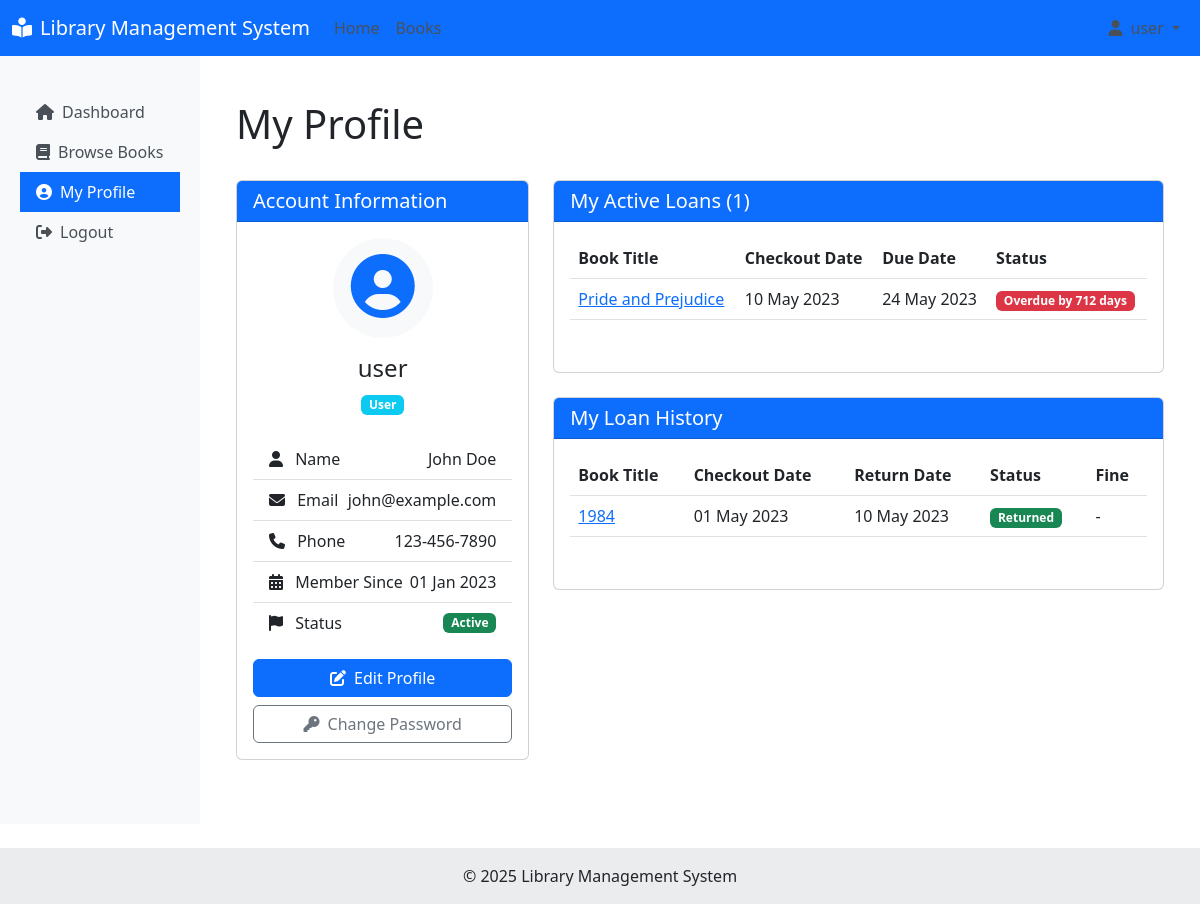
Screenshot of /profile.php (signed in) with the database file from the repository.
### tables this page shows
CREATE TABLE members (
    id INT AUTO_INCREMENT PRIMARY KEY,
    first_name VARCHAR(50) NOT NULL,
    last_name VARCHAR(50) NOT NULL,
    email VARCHAR(100) NOT NULL UNIQUE,
    phone VARCHAR(20),
    address TEXT,
    membership_date DATE NOT NULL,
    membership_status ENUM('active', 'expired', 'suspended') DEFAULT 'active',
    user_id INT,
    created_at TIMESTAMP DEFAULT CURRENT_TIMESTAMP,
    FOREIGN KEY (user_id) REFERENCES users(id) ON DELETE SET NULL
);

CREATE TABLE loan_history (
    id INT AUTO_INCREMENT PRIMARY KEY,
    book_id INT NOT NULL,
    member_id INT NOT NULL,
    checkout_date DATE NOT NULL,
    due_date DATE NOT NULL,
    return_date DATE,
    status ENUM('checked_out', 'returned', 'overdue') DEFAULT 'checked_out',
    fine DECIMAL(10, 2) DEFAULT 0.00,
    created_at TIMESTAMP DEFAULT CURRENT_TIMESTAMP,
    FOREIGN KEY (book_id) REFERENCES books(id) ON DELETE CASCADE,
    FOREIGN KEY (member_id) REFERENCES members(id) ON DELETE CASCADE
);

CREATE TABLE books (
    id INT AUTO_INCREMENT PRIMARY KEY,
    isbn VARCHAR(20) NOT NULL UNIQUE,
    title VARCHAR(255) NOT NULL,
    author VARCHAR(100) NOT NULL,
    category VARCHAR(50),
    publication_year INT,
    publisher VARCHAR(100),
    total_copies INT NOT NULL DEFAULT 1,
    available_copies INT NOT NULL DEFAULT 1,
    created_at TIMESTAMP DEFAULT CURRENT_TIMESTAMP
);

### includes/auth.php (called while the page is built, shortened)
<?php
class Auth {
    public function getCurrentUserId() {
        return isset($_SESSION['user_id']) ? $_SESSION['user_id'] : null;
    }
}

### models/Member.php (called while the page is built, shortened)
<?php
class Member {
    private $conn;
    private $table_name = "members";
    public function __construct($db) {
        $this->conn = $db;
    }
    public function getByUserId($user_id) {
        $query = "SELECT * FROM " . $this->table_name . " WHERE user_id = ? LIMIT 1";
        $stmt = $this->conn->prepare($query);
        $stmt->bindParam(1, $user_id);
        $stmt->execute();
        $row = $stmt->fetch(PDO::FETCH_ASSOC);
        if ($row) {
            $this->id = $row['id'];
            $this->first_name = $row['first_name'];
            $this->last_name = $row['last_name'];
            $this->email = $row['email'];
            $this->phone = $row['phone'];
            $this->membership_date = $row['membership_date'];
            $this->membership_status = $row['membership_status'];
            return true;
        }
        return false;
    }
}

### models/Loan.php (called while the page is built, shortened)
<?php
class Loan {
    private $conn;
    private $table_name = "loan_history";
    public function __construct($db) {
        $this->conn = $db;
    }
    public function getMemberActiveLoans($member_id) {
        $query = "SELECT l.*, b.title as book_title
                  FROM " . $this->table_name . " l
                  LEFT JOIN books b ON l.book_id = b.id
                  WHERE l.member_id = ? AND l.status = 'checked_out'
                  ORDER BY l.due_date ASC";
        $stmt = $this->conn->prepare($query);
        $stmt->bindParam(1, $member_id);
        $stmt->execute();
        return $stmt;
    }
    public function getMemberLoanHistory($member_id) {
        $query = "SELECT l.*, b.title as book_title
                  FROM " . $this->table_name . " l
                  LEFT JOIN books b ON l.book_id = b.id
                  WHERE l.member_id = ?
                  ORDER BY l.checkout_date DESC";
        $stmt = $this->conn->prepare($query);
        $stmt->bindParam(1, $member_id);
        $stmt->execute();
        return $stmt;
    }
}

### profile.php (the view, shortened to what this page needs)
<?php
include_once 'includes/header.php';
require_once 'models/Member.php';
require_once 'models/Loan.php';
$database = new Database();
$db = $database->getConnection();
$member = new Member($db);
$has_member_profile = $member->getByUserId($auth->getCurrentUserId());
$active_loans = [];
$loan_history = [];
if ($has_member_profile) {
    $loan = new Loan($db);
    $active_loans_stmt = $loan->getMemberActiveLoans($member->id);
    $active_loans = $active_loans_stmt->fetchAll(PDO::FETCH_ASSOC);
    $loan_history_stmt = $loan->getMemberLoanHistory($member->id);
    $loan_history = $loan_history_stmt->fetchAll(PDO::FETCH_ASSOC);
}
?>
<div class="container mt-4">
    <div class="d-flex justify-content-between align-items-center mb-4">
        <h1>My Profile</h1>
    </div>
    <div class="row">
        <div class="col-md-4 mb-4">
            <div class="card">
                <div class="card-header bg-primary text-white">
                    <h5 class="mb-0">Account Information</h5>
                </div>
                <div class="card-body">
                    <div class="text-center mb-4">
                        <div class="avatar bg-light p-3 rounded-circle mx-auto mb-3" style="width: 100px; height: 100px;">
                            <i class="fas fa-user-circle fa-4x text-primary"></i>
                        </div>
                        <h4><?php echo $_SESSION['username']; ?></h4>
                        <span class="badge bg-info"><?php echo ucfirst($_SESSION['role']); ?></span>
                    </div>
                    <?php if ($has_member_profile): ?>
                    <ul class="list-group list-group-flush">
                        <li class="list-group-item d-flex justify-content-between align-items-center">
                            <span><i class="fas fa-user me-2"></i> Name</span>
                            <span><?php echo htmlspecialchars($member->first_name . ' ' . $member->last_name); ?></span>
                        </li>
                        <li class="list-group-item d-flex justify-content-between align-items-center">
                            <span><i class="fas fa-envelope me-2"></i> Email</span>
                            <span><?php echo htmlspecialchars($member->email); ?></span>
                        </li>
                        <li class="list-group-item d-flex justify-content-between align-items-center">
                            <span><i class="fas fa-phone me-2"></i> Phone</span>
                            <span><?php echo htmlspecialchars($member->phone); ?></span>
                        </li>
                        <li class="list-group-item d-flex justify-content-between align-items-center">
                            <span><i class="fas fa-calendar-alt me-2"></i> Member Since</span>
                            <span><?php echo date('d M Y', strtotime($member->membership_date)); ?></span>
                        </li>
                        <li class="list-group-item d-flex justify-content-between align-items-center">
                            <span><i class="fas fa-flag me-2"></i> Status</span>
                            <span class="badge bg-success"><?php echo ucfirst($member->membership_status); ?></span>
                        </li>
                    </ul>
                    <?php else: ?>
                    <div class="alert alert-warning">
                        <p>You don't have a member profile associated with your account. Please contact a librarian to set up your membership.</p>
                    </div>
                    <?php endif; ?>
                    <div class="d-grid gap-2 mt-3">
                        <button class="btn btn-primary" type="button" data-bs-toggle="collapse" data-bs-target="#editProfileForm">
                            <i class="fas fa-edit me-2"></i>Edit Profile
                        </button>
                        <button class="btn btn-outline-secondary" type="button" data-bs-toggle="collapse" data-bs-target="#changePasswordForm">
                            <i class="fas fa-key me-2"></i>Change Password
                        </button>
                    </div>
                </div>
            </div>
        </div>
        <div class="col-md-8">
            <?php if ($has_member_profile): ?>
            <div class="card mb-4">
                <div class="card-header bg-primary text-white">
                    <h5 class="mb-0">My Active Loans (<?php echo count($active_loans); ?>)</h5>
                </div>
                <div class="card-body">
                    <?php if (count($active_loans) > 0): ?>
                    <div class="table-responsive">
                        <table class="table">
                            <thead>
                                <tr>
                                    <th>Book Title</th>
                                    <th>Checkout Date</th>
                                    <th>Due Date</th>
                                    <th>Status</th>
                                </tr>
                            </thead>
                            <tbody>
                                <?php foreach($active_loans as $loan): ?>
                                <tr>
                                    <td>
                                        <a href="book_detail.php?id=<?php echo $loan['book_id']; ?>"><?php echo htmlspecialchars($loan['book_title']); ?></a>
                                    </td>
                                    <td><?php echo date('d M Y', strtotime($loan['checkout_date'])); ?></td>
                                    <td><?php echo date('d M Y', strtotime($loan['due_date'])); ?></td>
                                    <td>
                                        <?php
                                        $today = new DateTime();
                                        $due_date = new DateTime($loan['due_date']);
                                        $days_left = $today->diff($due_date)->format("%r%a");
                                        if ($days_left < 0) {
                                            echo '<span class="badge bg-danger">Overdue by ' . abs($days_left) . ' days</span>';
                                        } elseif ($days_left <= 3) {
                                            echo '<span class="badge bg-warning text-dark">' . $days_left . ' days left</span>';
                                        } else {
                                            echo '<span class="badge bg-success">' . $days_left . ' days left</span>';
                                        }
                                        ?>
                                    </td>
                                </tr>
                                <?php endforeach; ?>
                            </tbody>
                        </table>
                    </div>
                    <?php else: ?>
                    <p class="text-muted">You don't have any active loans.</p>
                    <a href="books.php" class="btn btn-outline-primary">Browse Books</a>
                    <?php endif; ?>
                </div>
            </div>
            <div class="card">
                <div class="card-header bg-primary text-white">
                    <h5 class="mb-0">My Loan History</h5>
                </div>
                <div class="card-body">
                    <?php if (count($loan_history) > 0): ?>
                    <div class="table-responsive">
                        <table class="table">
                            <thead>
                                <tr>
                                    <th>Book Title</th>
                                    <th>Checkout Date</th>
                                    <th>Return Date</th>
                                    <th>Status</th>
                                    <th>Fine</th>
                                </tr>
                            </thead>
                            <tbody>
                                <?php foreach($loan_history as $loan): ?>
                                <?php if ($loan['status'] == 'returned'): ?>
                                <tr>
                                    <td>
                                        <a href="book_detail.php?id=<?php echo $loan['book_id']; ?>"><?php echo htmlspecialchars($loan['book_title']); ?></a>
                                    </td>
                                    <td><?php echo date('d M Y', strtotime($loan['checkout_date'])); ?></td>
                                    <td><?php echo date('d M Y', strtotime($loan['return_date'])); ?></td>
                                    <td><span class="badge bg-success">Returned</span></td>
                                    <td>
                                        <?php if ($loan['fine'] > 0): ?>
                                        <span class="text-danger">$<?php echo number_format($loan['fine'], 2); ?></span>
                                        <?php else: ?>
                                        -
                                        <?php endif; ?>
                                    </td>
                                </tr>
                                <?php endif; ?>
                                <?php endforeach; ?>
                            </tbody>
                        </table>
                    </div>
                    <?php else: ?>
                    <p class="text-muted">You don't have any loan history yet.</p>
                    <?php endif; ?>
                </div>
            </div>
            <?php endif; ?>
        </div>
    </div>
</div>
<?php
include_once 'includes/footer.php';
?>

### includes/header.php (style rules this page uses)
.card { margin-bottom: 20px; }
.table-responsive { margin-bottom: 20px; }

### rows the page displays
members: first_name+last_name "John Doe", email "john@example.com", phone "123-456-7890", membership_date "01 Jan 2023", membership_status "Active"
loan_history: book.title "Pride and Prejudice", checkout_date "10 May 2023", due_date "24 May 2023"
loan_history: book.title "1984", checkout_date "01 May 2023", return_date "10 May 2023"

### other values shown
$_SESSION['username'] "user"
$_SESSION['role'] "User"
count($active_loans) "1"
